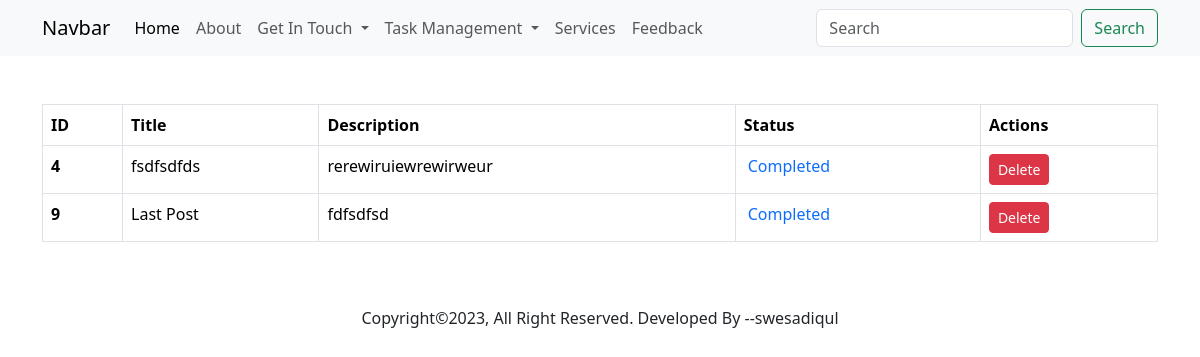
The app's page /completed-task/ with its own data.
### members/models.py (models this page shows, shortened)
class Task(models.Model):
    title = models.CharField(max_length=255)
    description = models.TextField()
    is_completed = models.BooleanField(default=False)
    created_at = models.DateTimeField(auto_now_add=True)
    updated_at = models.DateTimeField(auto_now=True)

### members/views.py (the view)
# urls.py: path('completed-task/', views.completed_task, name="completed-task"),
def completed_task(request):
    tasks = Task.objects.filter(is_completed=True)
    return render(request, 'todos/completed_task.html', {'tasks': tasks})

### members/templates/todos/completed_task.html
{% extends "base.html" %}
{% block content %}
<section id="task">
    <div class="container">
        <div class="row justify-content-center py-5">
            <div class="col-12">
                <table class="table table-bordered">
                    <thead>
                      <tr>
                        <th scope="col">ID</th>
                        <th scope="col">Title</th>
                        <th scope="col">Description</th>
                        <th scope="col">Status</th>
                        <th scope="col">Actions</th>
                      </tr>
                    </thead>
                    <tbody>
                      {% for x in tasks %}
                      <tr>
                        <th>{{ x.id }}</th>
                        <td>{{ x.title }}</td>
                        <td>{{ x.description }}</td>
                        <td>
                            <span class="text-primary p-1 fs-6">Completed</span>
                        </td>
                        <td>
                            <a href="/delete-task/{{ x.id }}/" class="btn btn-sm btn-danger">Delete</a>
                        </td>
                      </tr>
                      {% empty %}
                      <td colspan="6">Task is not available.</td>
                      {% endfor %}
                    </tbody>
                  </table>
            </div>
        </div>
    </div>
</section>
{% endblock %}

### records on screen
Task: id "4", title "fsdfsdfds", description "rerewiruiewrewirweur"
Task: id "9", title "Last Post", description "fdfsdfsd"
